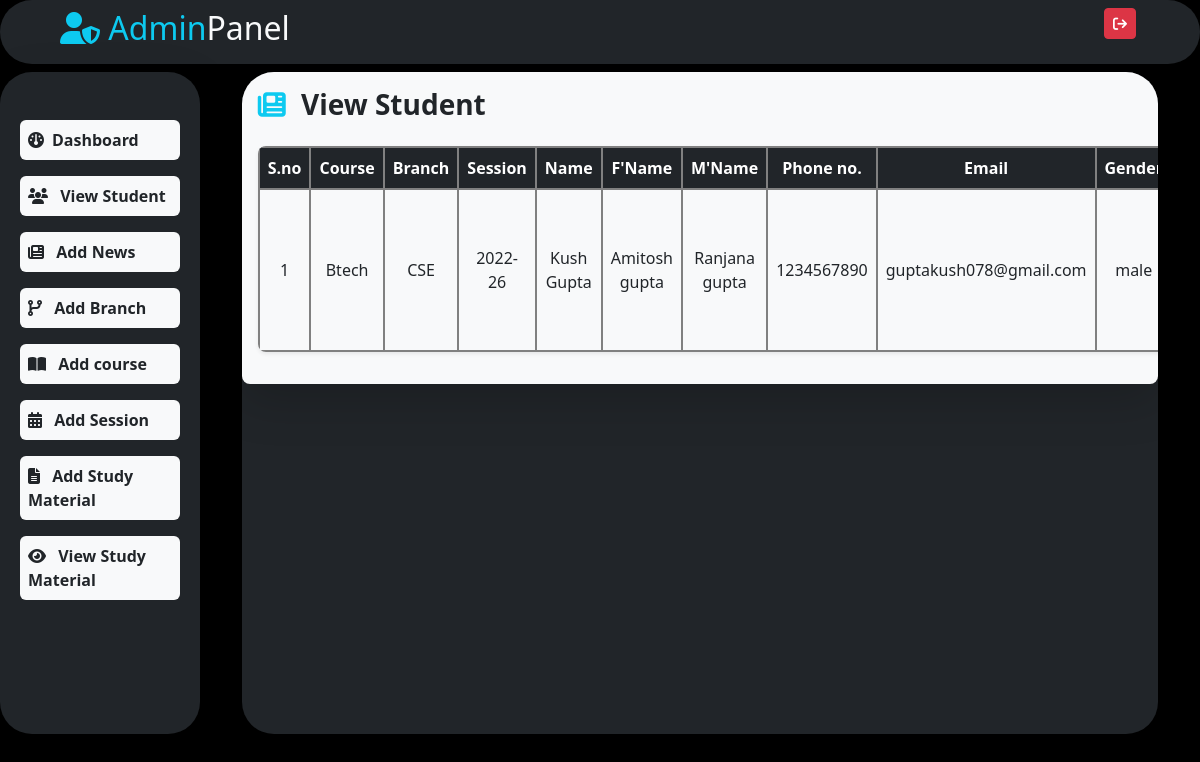
The page /index/adstu/ on the database its author committed.
### mainapp/models.py (models this page shows)
class Student(models.Model):
    name = models.CharField(max_length=50)
    email = models.CharField(max_length=50)
    number = models.CharField(max_length=12)
    fname = models.CharField(max_length=50)
    mname = models.CharField(max_length=50)
    gender = models.CharField(max_length=6)
    course= models.CharField(max_length=30)
    branch= models.CharField(max_length=30)
    session= models.CharField(max_length=30)
    address= models.TextField(max_length=255)
    pic = models.ImageField(upload_to="student/", blank=True, null=True)
    regdate = models.DateField(max_length=30,auto_now_add=True)

### myapp/views.py (the view)
# urls.py: path('adstu/',views.adstu,name="adstu"),
def adstu(request):
    stu = Student.objects.all()
    return render(request, 'adstu.html',locals())

### myapp/templates/adstu.html (shortened to what this page needs)
{%extends 'index.html'%}
{%block body%}
<div class="row">
    <div class="col-md-12 p-3 mx-auto bg-light rounded-3 table-responsive shadow-lg">
        <h3 class="text-dark mb-4 fw-bold">
            <i class="fas fa-newspaper text-info me-2 fa-bounce"></i> View Student</h3>
        <table class="table table-hover align-middle text-center shadow-sm rounded-3 overflow-hidden">
            <thead class="table-dark">
                <tr>
                    <th scope="col">S.no</th>
                    <th scope="col">Course</th>
                    <th scope="col">Branch</th>
                    <th scope="col">Session</th>
                    <th scope="col">Name</th>
                    <th scope="col">F'Name</th>
                    <th scope="col">M'Name</th>
                    <th scope="col">Phone no.</th>
                    <th scope="col">Email</th>
                    <th scope="col">Gender</th>
                </tr>
                </thead>
                <tbody>
                    {%for i in stu%}
                    <tr>
                        <td>{{ forloop.counter }}</td>
                        <td>{{i.course}}</td>
                        <td>{{i.branch}}</td>
                        <td>{{i.session}}</td>
                        <td>{{i.name}}</td>
                        <td>{{i.fname}}</td>
                        <td>{{i.mname}}</td>
                        <td>{{i.number}}</td>
                        <td>{{i.email}}</td>
                        <td>{{i.gender}}</td>
                    </tr>
                    {%endfor%}
                </tbody>
{%endblock%}

### myapp/static/css/style.css (style rules this page uses)
tr,th,td { border:2px solid grey; }

### myapp/templates/index.html (style rules this page uses)
.table { border-radius: 12px; overflow: hidden; }

### rows shown on the page
Student: course "Btech", branch "CSE", session "2022-26", name "Kush Gupta", fname "Amitosh gupta", mname "Ranjana gupta", number "1234567890", email "guptakush078@gmail.com", gender "male"
